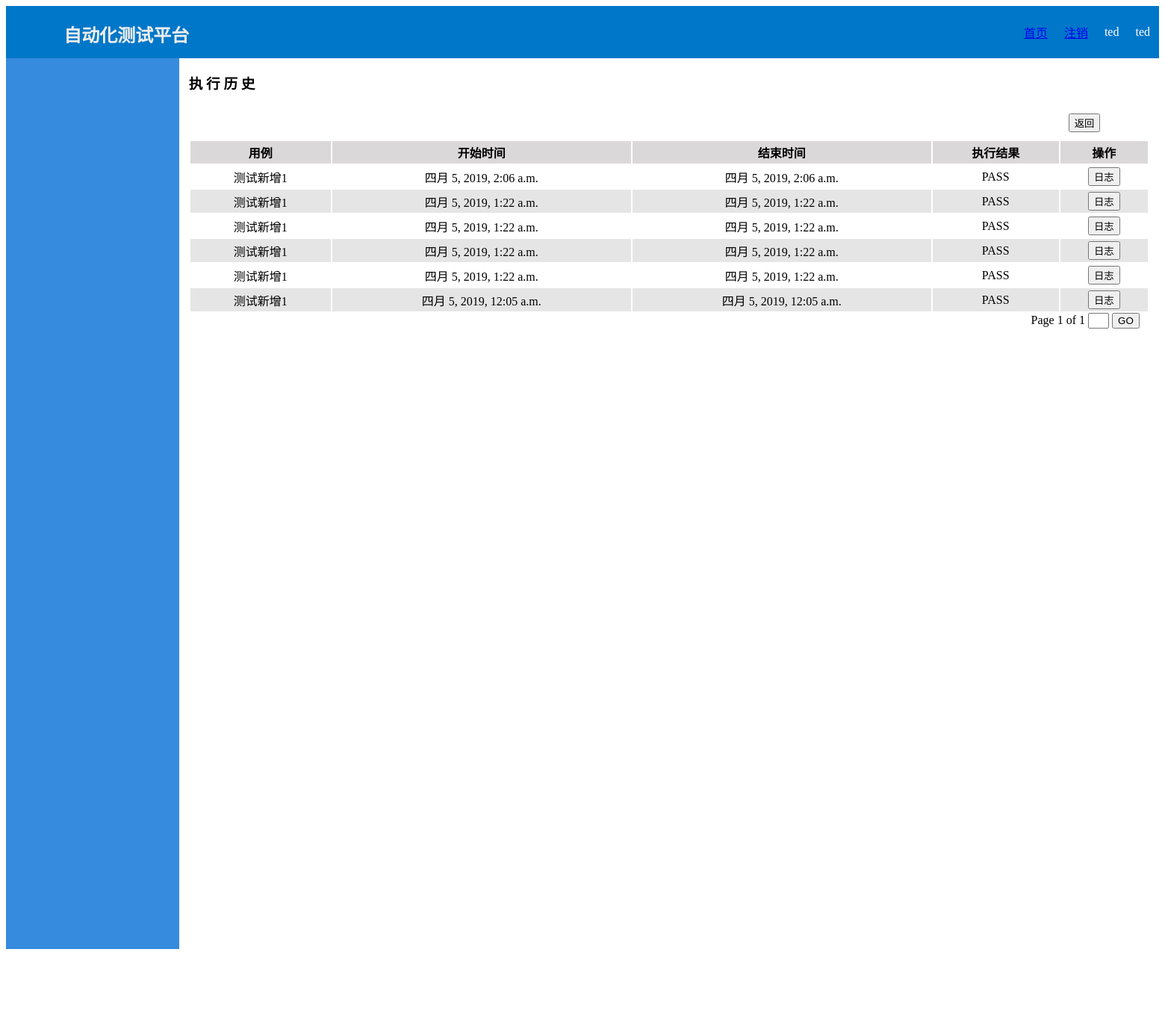
The page /testplan/1/result/1 (signed in) on the database as committed earlier.
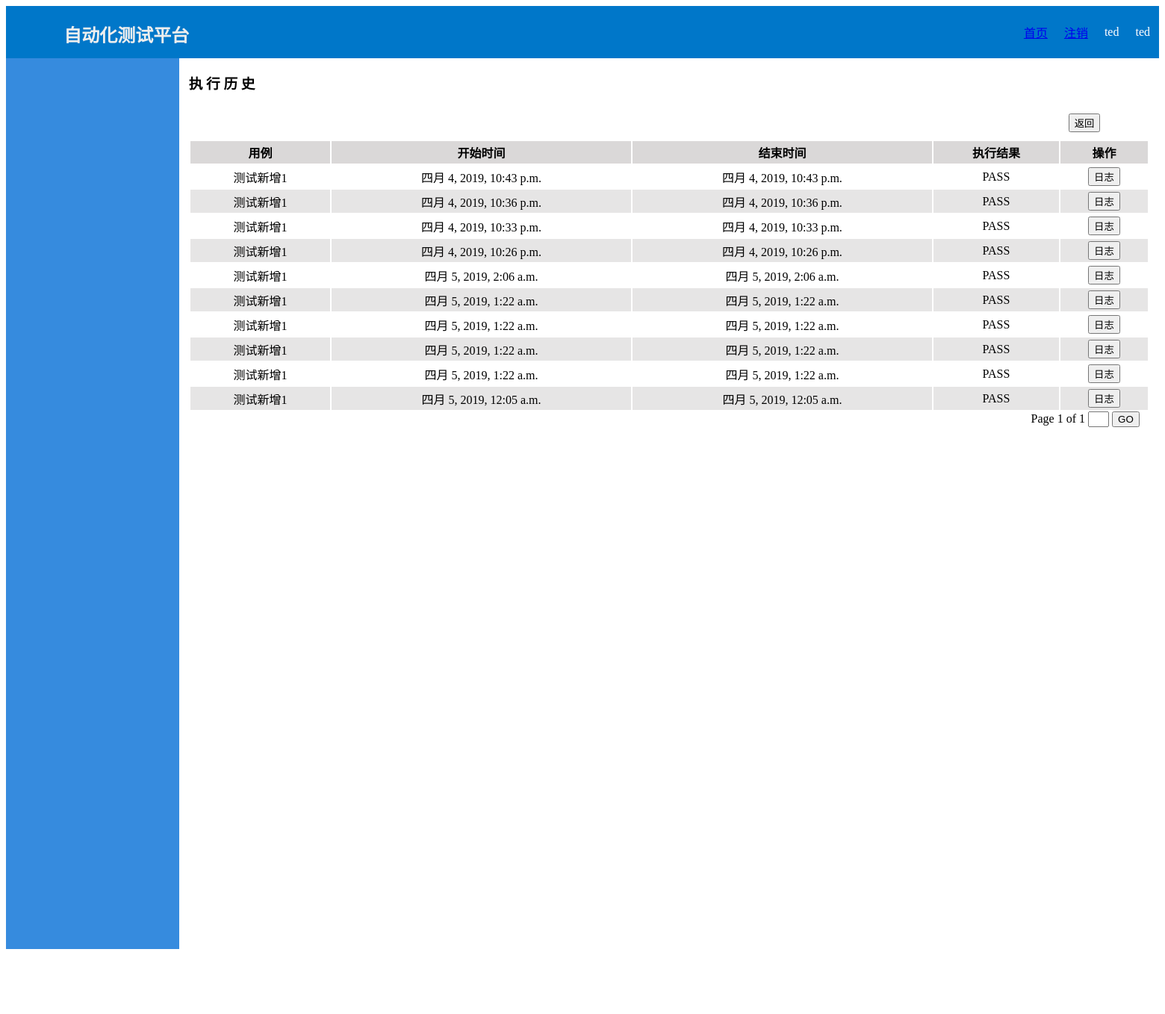
The same page on the database as committed later.
### testplan/models.py (models this page shows)
class TP_Run_His(models.Model):
    testplan = models.ForeignKey(TestPlan, on_delete=models.PROTECT)
    case = models.ForeignKey(TestCase, on_delete=models.SET(''), null=True, blank=True)
    beg_time = models.DateTimeField(null=True, blank=True)
    end_time = models.DateTimeField(null=True, blank=True)
    result = models.CharField(max_length=20, null=True, blank=True)
    log_path = models.CharField(max_length=72, null=True, blank=True)
    update_time = models.DateTimeField(auto_now=True)

class TestPlan(models.Model):
    no = models.CharField(max_length=20)
    name = models.CharField(max_length=50)
    project = models.ForeignKey(Projects, on_delete=models.PROTECT)
    charge = models.ForeignKey(User('username'), on_delete=models.SET('Null'))
    case = models.ForeignKey(TestCase, on_delete=models.SET(''), null=True, blank=True)
    ds = models.ForeignKey(Datasource, on_delete=models.SET(''), null=True, blank=True)
    ip = models.GenericIPAddressField(null=True, blank=True)
    ds_range = models.CharField(max_length=72, null=True, blank=True)
    status = models.CharField(max_length=20, null=True, blank=True)
    update_time = models.DateTimeField(auto_now=True)
    def __str__(self):
        return self.name

### testplan/views.py (the view)
# urls.py: path('<int:testplan_id>/result/<int:page>', views.result_list, name='result_list'),
@login_required
def result_list(request, testplan_id, page):
    testplan = TestPlan.objects.get(id=testplan_id)
    project = Projects.objects.get(id=testplan.project_id)
    user_name = request.session['user_name']
    user_group = request.session['user_group']
    rmenu = RoleMenu.objects.filter(role_name=user_group).values('menu')
    menu = Menu.objects.filter(menu_text__in=rmenu).order_by('order')
    context = {'menu': menu,
               'user_group': user_group,
               'user_name': user_name,
               'project': project,
               }
    his_list = TP_Run_His.objects.filter(testplan_id=testplan_id).order_by('-update_time')
    paginator = Paginator(his_list, 10)
    try:
        his_list = paginator.page(page)
    except PageNotAnInteger:
        his_list = paginator.page(1)
    except EmptyPage:
        his_list = paginator.page(paginator.num_pages)
    if his_list:
        context['his_list'] = his_list
        return render(request, 'testplan/result.html', context)
    else:
        return render(request, 'testplan/result.html', context)

### testplan/templates/testplan/result.html (shortened to what this page needs)
{% extends "base.html" %}
{% load static %}
{% block content %}
<div class="result_list">
    <h3 class="result" style="display: inline-block">执 行 历 史</h3>
    <div class="btn1" id="back" style="position: relative; left:90%; margin: 10px">
        {% if project %}
        <button onclick="to('{% url 'testplan:search_result' project.id 1 %}')">返回</button>
        {% else %}
        <button onclick="to('{% url 'testplan:testplan'%}')">返回</button>
        {% endif %}
    </div>
        <table id="list">
            <thead>
                <tr>
                    <th>用例</th>
                    <th>开始时间</th>
                    <th>结束时间</th>
                    <th>执行结果</th>
                    <th>操作</th>
                </tr>
            </thead>
    {% if his_list %}
            <tbody>
                {% for his in his_list %}
                    {% if forloop.counter|divisibleby:"2" %}
                    <tr class="even">
                    {% else %}
                    <tr>
                    {% endif %}
                    <td>{{his.testplan}}</td>
                    <td>{{his.beg_time}}</td>
                    <td>{{his.end_time}}</td>
                    <td>{{his.result}}</td>
                    <td>
                        <button onclick="to('{% url 'testplan:log' his.testplan_id his.id %}')">日志</button>
                    </td>
                    </tr>
                {% endfor %}
            </tbody>
        </table>
    <div class="pagination">
        <span class="current">Page {{his_list.number}} of {{his_list.paginator.num_pages}}</span>
        <input id="pg" type="text" style="width: 1.5em;">
        <button id="go">GO</button>
    </div>
    {% endif %}
</div>
{% endblock %}

Rows that differ between the two databases and show on the page:
added TP_Run_His: testplan "测试新增1", beg_time "四月 4, 2019, 10:43 p.m.", end_time "四月 4, 2019, 10:43 p.m.", result "PASS"
added TP_Run_His: testplan "测试新增1", beg_time "四月 4, 2019, 10:36 p.m.", end_time "四月 4, 2019, 10:36 p.m.", result "PASS"
added TP_Run_His: testplan "测试新增1", beg_time "四月 4, 2019, 10:33 p.m.", end_time "四月 4, 2019, 10:33 p.m.", result "PASS"
added TP_Run_His: testplan "测试新增1", beg_time "四月 4, 2019, 10:26 p.m.", end_time "四月 4, 2019, 10:26 p.m.", result "PASS"
